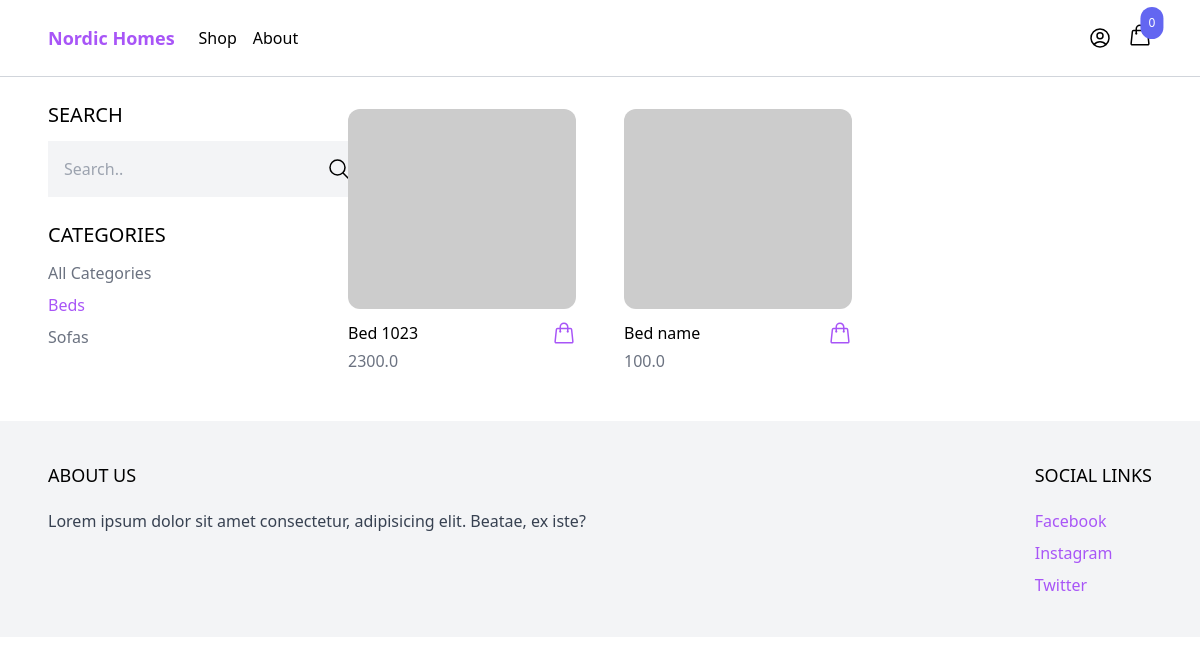
Screenshot of /shop/?category=beds with the database file from the repository.
### product/models.py (models this page shows, shortened)
class Category(models.Model):
    name = models.CharField(max_length=255)
    slug = models.SlugField()
    class Meta:
        verbose_name_plural = 'Categories'
        ordering = ('name',)

class Product(models.Model):
    category = models.ForeignKey(Category, related_name='products', on_delete=models.CASCADE)
    name = models.CharField(max_length=255)
    slug = models.SlugField()
    description = models.TextField(blank=True, null=True)
    price = models.IntegerField()
    created_at = models.DateTimeField(auto_now_add=True)
    image = models.ImageField(upload_to='uploads/', blank=True, null=True)
    thumbnail = models.ImageField(upload_to='uploads/', blank=True, null=True)
    class Meta:
        ordering = ('-created_at',)
    def get_display_price(self):
        return self.price / 100
    def get_thumbnail(self):
        if self.thumbnail:
            return self.thumbnail.url
        else:
            if self.image:
                self.thumbnail = self.make_thumbnail(self.image)
                self.save()
                return self.thumbnail.url
            else:
                return 'https://via.placeholder.com/240x240.jpg'

### core/views.py (the view)
# urls.py: path('shop/', shop, name='shop'),
def shop(request):
    categories = Category.objects.all()
    products = Product.objects.all()
    active_category = request.GET.get('category', '')
    if active_category:
        products = products.filter(category__slug=active_category)
    query = request.GET.get('query', '')
    if query:
        products = products.filter(Q(name__icontains=query) | Q(description__icontains=query))
    context = {'products':products, 'categories':categories, 'active_category':active_category}
    return render(request, 'core/shop.html', context)

### cart/cart.py (called while the page is built)
    def __len__(self):
        return sum(item['quantity'] for item in self.cart.values())

### cart/context_processors.py (called while the page is built)
def cart(request):
    return {'cart': Cart(request)}

### core/templates/core/shop.html (shortened to what this page needs)
{% extends 'core/base.html' %}
{% load static %}
{% block content %}
    <div class="max-w-6xl mx-auto flex flex-wrap items-start py-6 px-6 xl:px-0">
        <div class="filters w-full lg:w-1/4">
            <h3 class="mb-3 text-xl uppercase">Search</h3>
            <form method="get" action=".">
                <div  class="flex">
                    <input type="text" name="query" class="p-4 bg-gray-100 border-0" placeholder="Search..">
                    <button class="p-4 bg-gray-100 border-0">
                        <svg xmlns="http://www.w3.org/2000/svg" fill="none" viewBox="0 0 24 24" stroke-width="1.5" stroke="currentColor" class="w-6 h-6">
                            <path stroke-linecap="round" stroke-linejoin="round" d="m21 21-5.197-5.197m0 0A7.5 7.5 0 1 0 5.196 5.196a7.5 7.5 0 0 0 10.607 10.607Z" />
                        </svg>
                    </button>
                </div>
            </form>
            <h3 class="mt-6 mb-3 text-xl uppercase">Categories</h3>
            <ul class="space-y-2">
                <li><a href="{% url 'core:shop' %}" class="{% if not active_category %} text-purple-500 {% else %}text-gray-500{% endif %}">All Categories</a></li>
                {% for category in categories %}
                    <li><a href="{% url 'core:shop' %}?category={{ category.slug }}" class="{% if category.slug == active_category %} text-purple-500 {% else %}text-gray-500{% endif %}">{{ category.name }}</a></li>
                {% endfor %}
            </ul>
        </div>
        <div class="products w-full lg:w-3/4 -mt-4 flex items-center flex-wrap">
            {% for product in products %}
                {% include 'product/partials/product_list_item.html' %}
            {% endfor %}
        </div>
    </div>
{% endblock %}

### product/templates/product/partials/product_list_item.html (shortened to what this page needs)
{% load static %}
<div class="w-full md:w-1/3 xl:w-1/4 p-6">
    <a href="{% url 'product:product' product.slug %}" class="">
        <img src="{{ product.get_thumbnail }}" alt="" class="w-full rounded-xl hover:shadow-lg transition duration-500 ease-in-out w-[200px] h-[200px]">
    </a>
    <div class="pt-3 flex items-center justify-between">
        <a href="{% url 'product:product' product.slug %}">{{ product.name }}</a>
        <a
            href="#"
            hx-get="{% url 'cart:add_to_cart' product.id %}"
            hx-target="#menu-cart-button"
            hx-swap="outerHTML"
            class="text-purple-500 hover:text-purple-800 transition duration-500 ease-in-out"
        >
        </a>
    </div>
    <p class="pt-1 text-gray-500">{{ product.get_display_price }}</p>
</div>

### rows the page displays
Category: name "Beds"
Category: name "Sofas"
Product: name "Bed 1023", get_display_price "2300.0"
Product: name "Bed name", get_display_price "100.0"

### other values shown
{{ cart|length }} "0"
